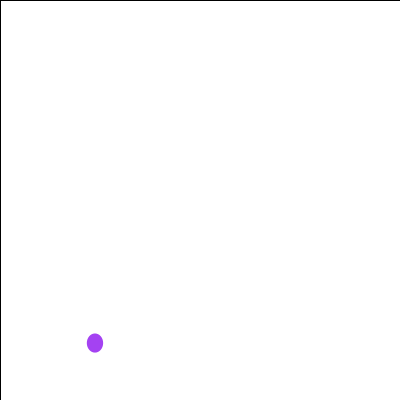
Frame 1 (no input)
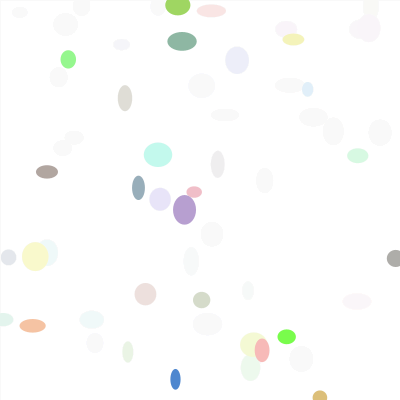
Frame 60 (the mouse pressed at the canvas centre just before this capture)
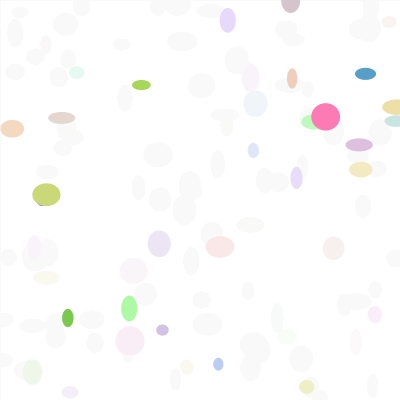
Frame 120 (the mouse held since frame 60 and released just before this capture)

The Processing sketch that drew these frames (run headless with seeded random() and noise(); from frame 60 on, the mouse is pressed at the canvas centre):

// Processing sketch: Q_08_Mission_05
// ── Q_08_Mission_05.pde
void setup() {
  size(400,400);
  background(255);
  frameRate(10);
}

void draw() {
  fill(#FFFFFF,20);
  rect(0,0,400,400);
  rain();
}

void rain() {
  noStroke();
  fill(random(255),random(255),random(255));
  ellipse(random(400),random(400),random(10,30),random(10,30));
}
